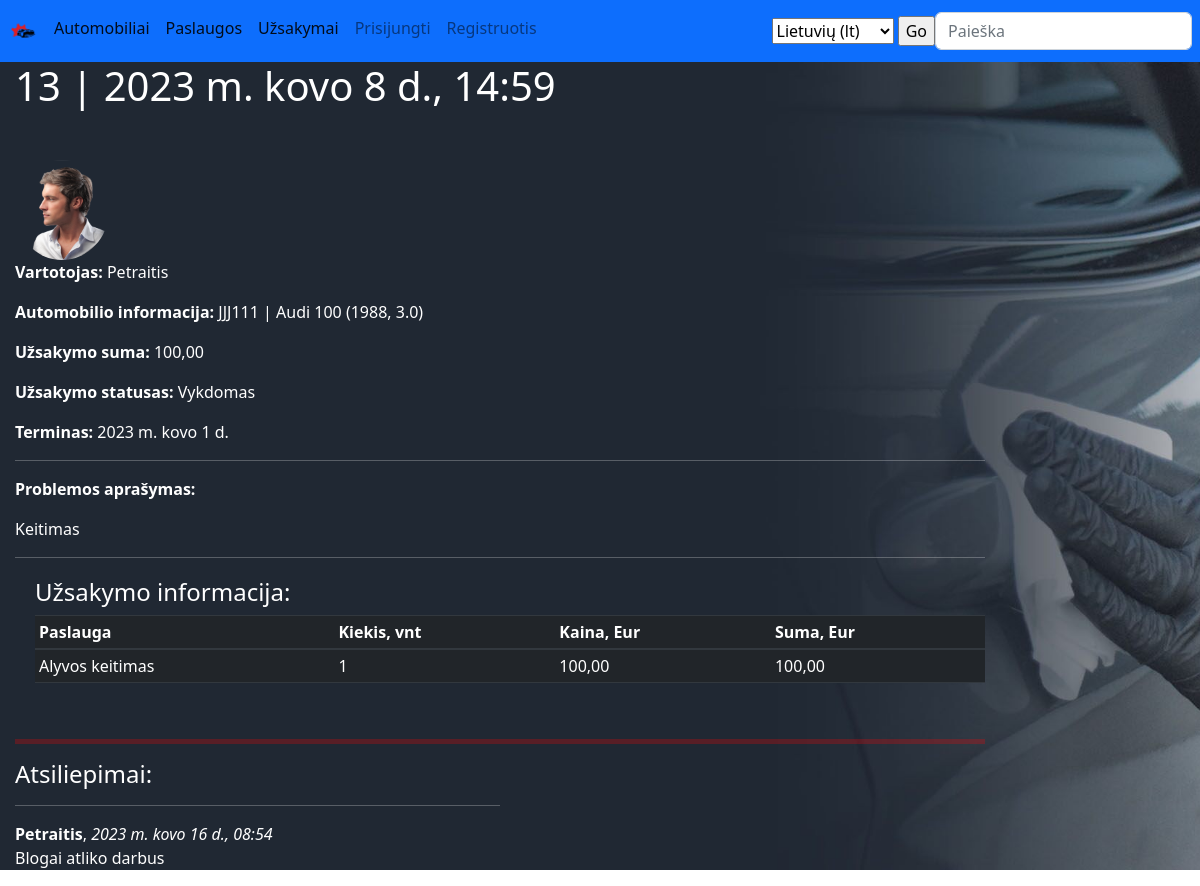
The app's page /service/uzsakymai/13 with its own data.
### service/models.py (models this page shows, shortened)
class Uzsakymas(models.Model):
    data = models.DateTimeField(_('Date'), auto_now_add=True)
    automobilis = models.ForeignKey(to="Automobilis", verbose_name=_("Vehicle"), on_delete=models.CASCADE)
    aprasymas = HTMLField(_('Description of the problem'), default='')
    vartotojas = models.ForeignKey(to=User, verbose_name=_("User"), on_delete=models.SET_NULL, null=True, blank=True)
    terminas = models.DateField(_('Deadline'), null=True, blank=True)
    def suma(self):
        suma = 0
        eilutes = self.uzsakymo_eilutes.all()
        for eilute in eilutes:
            suma += eilute.kaina()
        return suma
    LOAN_STATUS = (
        ('p', _("Confirmed")),
        ('v', _("In Progress")),
        ('i', _("Done")),
        ('a', _("Canceled")),
    )
    status = models.CharField(
        max_length=1,
        choices=LOAN_STATUS,
        blank=True,
        default='p',
        help_text=_("Status"),
    )
    class Meta:
        verbose_name = _("Order")
        verbose_name_plural = _("Orders")
        ordering = ['-data']

class Profilis(models.Model):
    user = models.OneToOneField(to=User, verbose_name=_("User"), on_delete=models.CASCADE)
    nuotrauka = models.ImageField(verbose_name=_("Photo"), default="profile_pics/default.png", upload_to="profile_pics")
    class Meta:
        verbose_name = _("Profile")
        verbose_name_plural = _("Profiles")

class Automobilis(models.Model):
    valstybinis_nr = models.CharField(_('License Plate'), max_length=7)
    automobilio_modelis = models.ForeignKey(to=AutomobilioModelis, on_delete=models.SET_NULL, null=True, verbose_name='Automobilis')
    vin_kodas = models.CharField(_('VIN code'), max_length=20)
    klientas = models.CharField(_('Customer'), max_length=20)
    cover = models.ImageField(_('Photo'), upload_to='automobiliai', null=True)
    aprasymas = HTMLField(_('Description'), default='')
    def __str__(self):
        return f'{self.valstybinis_nr} | {self.automobilio_modelis}'
    class Meta:
        verbose_name = _('Vehicle')
        verbose_name_plural = _('Vehicles')

class AutomobilioModelis(models.Model):
    marke = models.CharField(_('Make'), max_length=100)
    modelis = models.CharField(_('Model'), max_length=100)
    metai = models.CharField(_('Year'), max_length=4)
    variklis = models.CharField(_('Engine'), max_length=10)
    def __str__(self):
        return f'{self.marke} {self.modelis} ({self.metai}, {self.variklis})'
    class Meta:
        verbose_name = _('Car model')
        verbose_name_plural = _('Car models')

class UzsakymoEilute(models.Model):
    paslauga = models.ForeignKey(to="Paslauga", verbose_name=_("Service"), on_delete=models.SET_NULL, null=True)
    uzsakymas = models.ForeignKey(to="Uzsakymas", verbose_name=_("Order"), on_delete=models.CASCADE, related_name='uzsakymo_eilutes')
    kiekis = models.IntegerField(_("Quantity"))
    def kaina(self):
         return self.kiekis * self.paslauga.paslaugos_kaina
    class Meta:
        verbose_name = _("Orderline")
        verbose_name_plural = _("Orderlines")

class Paslauga(models.Model):
    pavadinimas = models.CharField(_('cdName'), max_length=100, help_text=_('Enter the name of the service (eg oil change)'))
    paslaugos_kaina = models.DecimalField(_('Price'), max_digits=12, decimal_places=2, help_text=_('Enter the price of the service'))
    class Meta:
        verbose_name = _('Service')
        verbose_name_plural = _('Services')

class UzsakymuAtsiliepimai(models.Model):
    uzsakymas = models.ForeignKey(to="Uzsakymas", verbose_name=_("Order"), on_delete=models.SET_NULL, null=True, blank=True)
    komentatorius = models.ForeignKey(to=User, verbose_name=_("Commentator"), on_delete=models.SET_NULL, null=True, blank=True)
    sukurimo_data = models.DateTimeField(auto_now_add=True)
    atsiliepimas = models.TextField(_("Comment"), max_length=2000)
    class Meta:
        verbose_name = _("Comment")
        verbose_name_plural = _("Comments")
        ordering = ['-sukurimo_data']

### service/views.py (the view, shortened to what this page needs)
# urls.py: path('uzsakymai/<int:pk>', views.UzsakymasDetailView.as_view(), name='uzsakymas-detail'),
class UzsakymasDetailView(FormMixin, generic.DetailView):
    model = Uzsakymas
    template_name = 'uzsakymas_detail.html'
    form_class = UzsakymuAtsiliepimaiForm

### service/forms.py
class UzsakymuAtsiliepimaiForm(forms.ModelForm):
    class Meta:
        model = UzsakymuAtsiliepimai
        fields = ('atsiliepimas', 'uzsakymas', 'komentatorius')
        widgets = {'uzsakymas': forms.HiddenInput(), 'komentatorius': forms.HiddenInput()}

### service/templates/uzsakymas_detail.html (shortened to what this page needs)
{% extends "base.html" %}
{% load i18n %}
{% block content %}
  <h1>{{ uzsakymas.id }} | {{ uzsakymas.data }}</h1>
  <div style="margin-top:50px">
    <img class="rounded-circle account-img" src="{{ uzsakymas.vartotojas.profilis.nuotrauka.url }}" height="100">
    <p><strong>{% trans "User:" %}</strong> {{ uzsakymas.vartotojas }}</p>
    <p><strong>{% trans "Vehicle:" %}</strong> {{ uzsakymas.automobilis }}</p>
    <p><strong>{% trans "Order total:" %}</strong> {{ uzsakymas.suma }}</p>
    <p><strong>{% trans "Status:" %}</strong> {{ uzsakymas.get_status_display }}</p>
    <p><strong>{% trans "Deadline:" %}</strong> {{ uzsakymas.terminas }}</p>
    <hr/>
    <p><strong>{% trans "Problem description:" %}</strong></p>
    <p>{{ uzsakymas.aprasymas | safe }}</p>
    <hr/>
  </div>
  <div style="margin-left:20px;margin-top:20px">
      <h4>{% trans "Order details:" %}</h4>
  <table class="table table-dark table-sm">
        <thead>
            <tr>
                <th>{% trans "Service" %}</th>
                <th>{% trans "Quantity, pcs" %}</th>
                <th>{% trans "Price, EUR" %}</th>
                <th>{% trans "SUM, EUR" %}</th>
            </tr>
        </thead>
        <tbody>
        {% for eilute in uzsakymas.uzsakymo_eilutes.all %}
            <tr>
                <td>{{ eilute.paslauga.pavadinimas }}</td>
                <td>{{ eilute.kiekis }}</td>
                <td>{{ eilute.paslauga.paslaugos_kaina }}</td>
                <td>{{ eilute.kaina }}</td>
            </tr>
        {% endfor%}
        </tbody>
    </table>
  </div>
<hr style="height:5px;border-width:0;background-color:red">
  <h4>{% trans "Comments:" %}</h4>
  {% if uzsakymas.uzsakymuatsiliepimai_set.all %}
    {% for atsiliepimas in uzsakymas.uzsakymuatsiliepimai_set.all %}
      <hr style="width:50%">
      <strong>{{ atsiliepimas.komentatorius }}</strong>, <em>{{ atsiliepimas.sukurimo_data}}</em>
      <p>{{ atsiliepimas.atsiliepimas }}</p>
    {% endfor %}
  {% else %}
    <p>{% trans "No Comments" %}</p>
  {% endif %}
{% endblock %}

### records on screen
Uzsakymas: id "13", data "2023 m. kovo 8 d., 14:59", vartotojas.profilis.nuotrauka (picture), vartotojas "Petraitis", automobilis "JJJ111 | Audi 100 (1988, 3.0)", suma "100,00", status "Vykdomas", terminas "2023 m. kovo 1 d.", aprasymas "Keitimas"
UzsakymoEilute: paslauga.pavadinimas "Alyvos keitimas", kiekis "1", paslauga.paslaugos_kaina "100,00", kaina "100,00"
UzsakymuAtsiliepimai: komentatorius "Petraitis", sukurimo_data "2023 m. kovo 16 d., 08:54", atsiliepimas "Blogai atliko darbus"

### other values on screen
form field language "Lietuvių (lt)"
